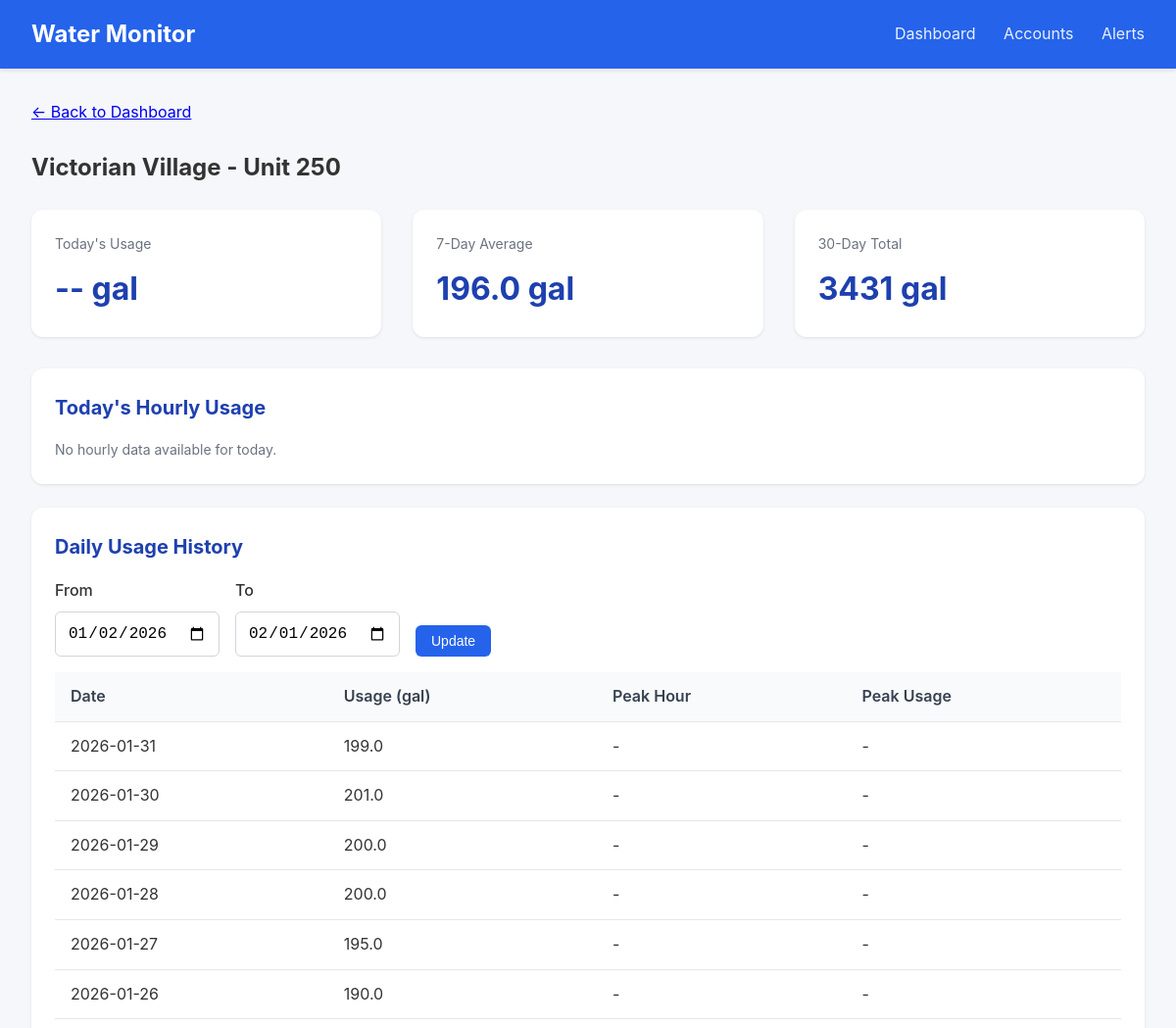
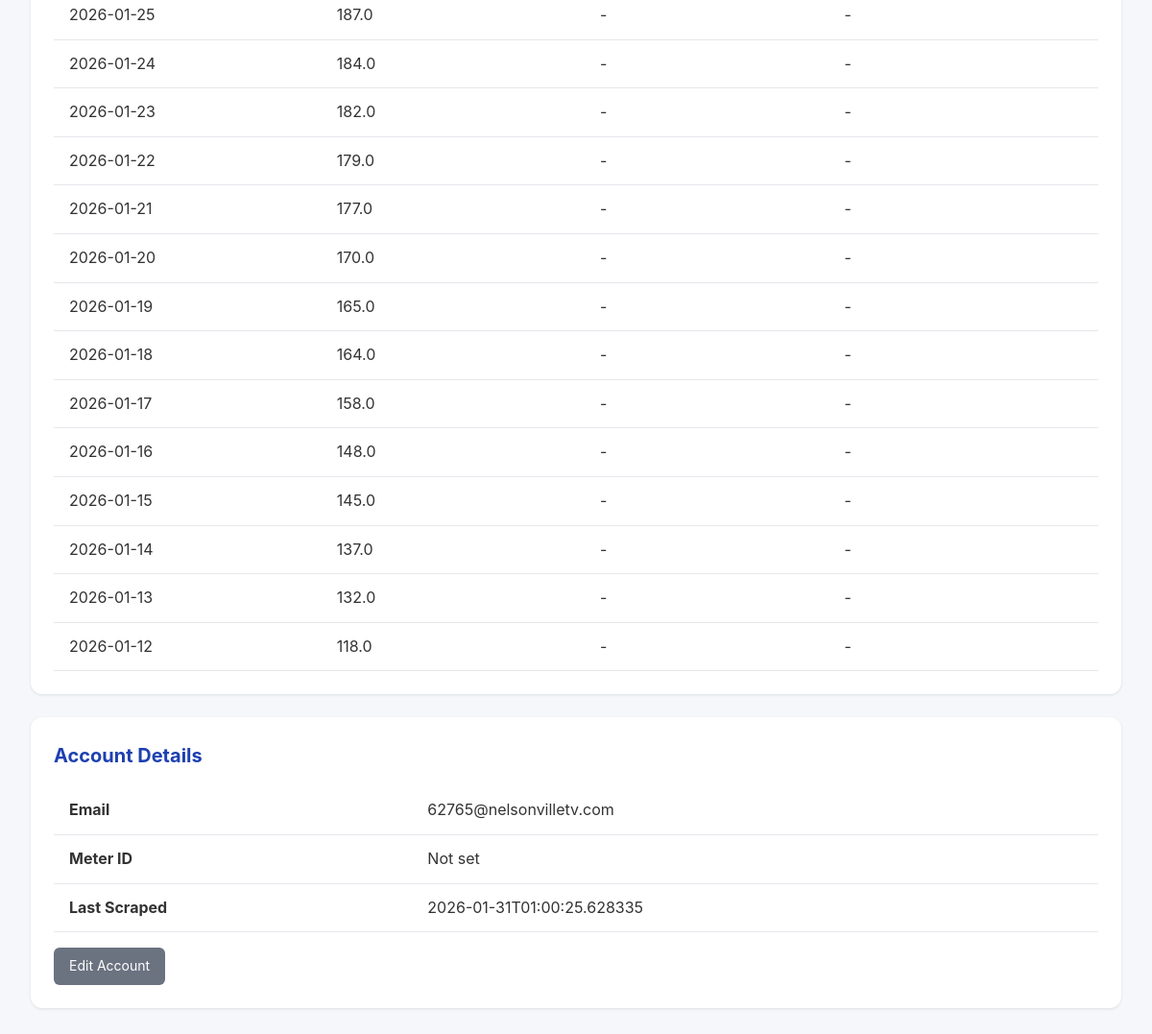
Page /meter/1 on the earlier database version (2 pictures, top to bottom).
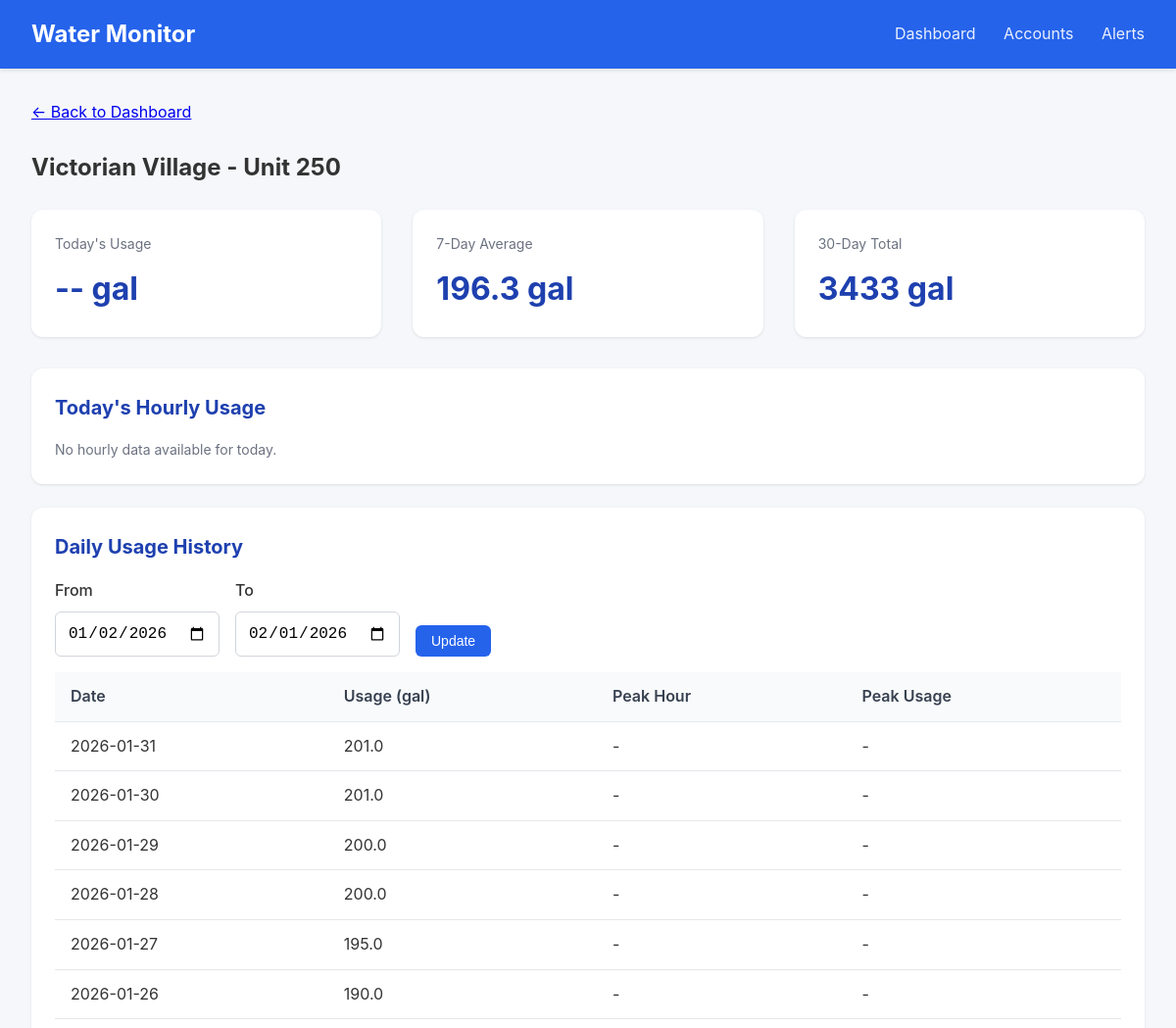
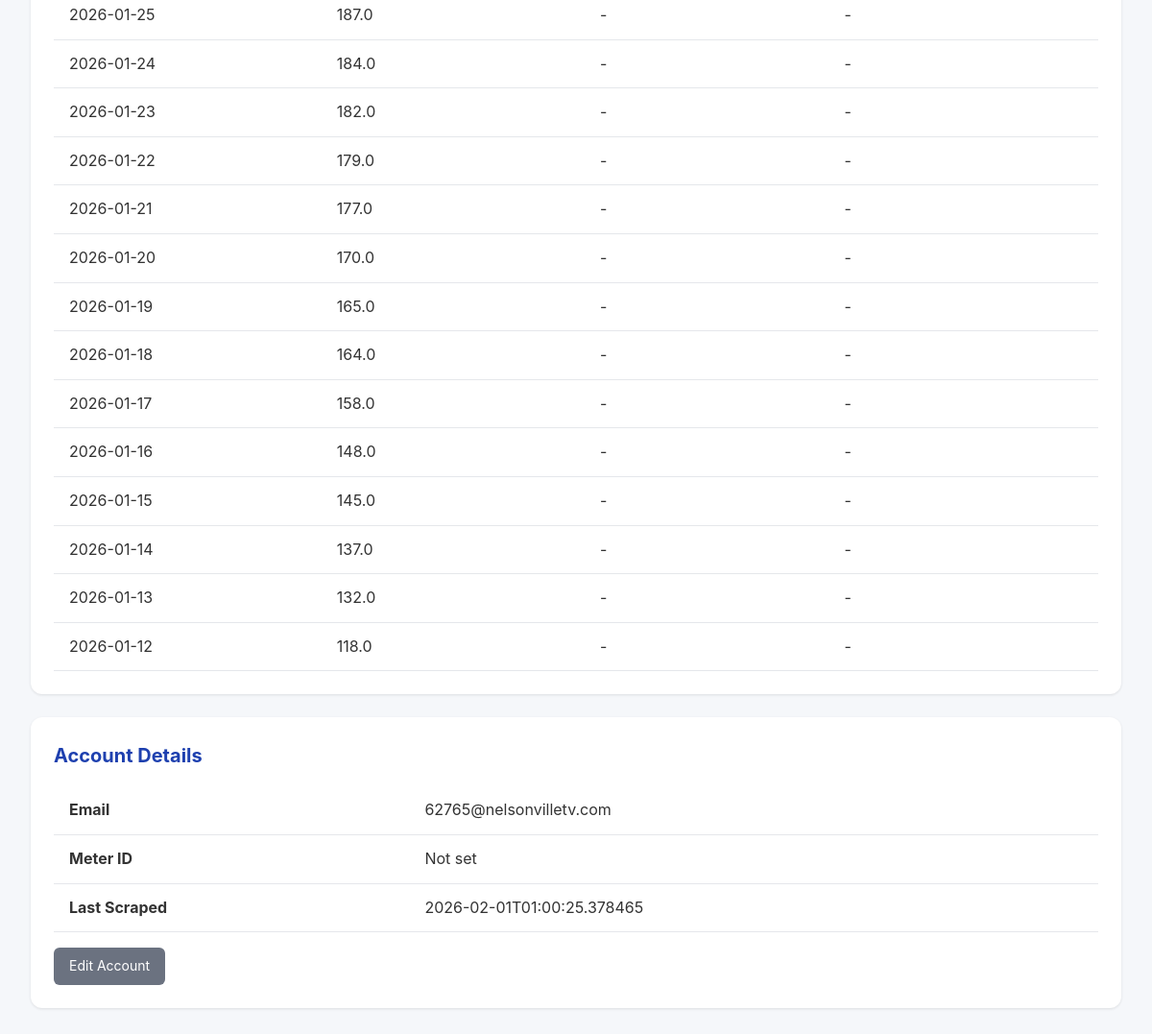
Same page on the later database version (2 pictures, top to bottom).
### tables this page shows
CREATE TABLE daily_summaries (
                id INTEGER PRIMARY KEY AUTOINCREMENT,
                account_id INTEGER NOT NULL,
                reading_date DATE NOT NULL,
                total_usage_gallons REAL,
                peak_hour INTEGER,
                peak_usage_gallons REAL,
                created_at TIMESTAMP DEFAULT CURRENT_TIMESTAMP,
                FOREIGN KEY (account_id) REFERENCES accounts(id),
                UNIQUE(account_id, reading_date)
            );

CREATE TABLE accounts (
                id INTEGER PRIMARY KEY AUTOINCREMENT,
                email TEXT UNIQUE NOT NULL,
                password_encrypted TEXT NOT NULL,
                meter_id TEXT,
                account_number TEXT,
                address TEXT,
                building_name TEXT,
                unit_number TEXT,
                is_active INTEGER DEFAULT 1,
                last_scraped TIMESTAMP,
                created_at TIMESTAMP DEFAULT CURRENT_TIMESTAMP
            , avg_12mo REAL, monthly_usage REAL, unit_count INTEGER DEFAULT 1, leak_alerts INTEGER DEFAULT 1, min_overage_pct INTEGER DEFAULT 10);

### app.py (the view)
@app.route('/meter/<int:account_id>')
def meter_detail(account_id):
    account = db.get_account(account_id)
    if not account:
        flash('Meter not found', 'error')
        return redirect(url_for('dashboard'))
    end_date = date.today()
    start_date = end_date - timedelta(days=30)
    if request.args.get('start_date'):
        start_date = datetime.strptime(request.args.get('start_date'), '%Y-%m-%d').date()
    if request.args.get('end_date'):
        end_date = datetime.strptime(request.args.get('end_date'), '%Y-%m-%d').date()
    daily_data = db.get_daily_summaries(account_id, start_date, end_date)
    hourly_data = db.get_hourly_readings(account_id, date.today())
    return render_template('meter_detail.html',
                           account=account,
                           daily_data=daily_data,
                           hourly_data=hourly_data,
                           start_date=start_date,
                           end_date=end_date)

### database.py (called while the page is built)
@contextmanager
def get_db():
    conn = sqlite3.connect(config.DATABASE_PATH)
    conn.row_factory = sqlite3.Row
    try:
        yield conn
        conn.commit()
    finally:
        conn.close()

def get_account(account_id: int) -> Optional[dict]:
    with get_db() as conn:
        cursor = conn.cursor()
        cursor.execute('SELECT * FROM accounts WHERE id = ?', (account_id,))
        row = cursor.fetchone()
        if row:
            return dict(row)
    return None

def get_hourly_readings(account_id: int, reading_date: date) -> list:
    with get_db() as conn:
        cursor = conn.cursor()
        cursor.execute('''
            SELECT * FROM hourly_readings
            WHERE account_id = ? AND reading_date = ?
            ORDER BY hour
        ''', (account_id, reading_date))
        return [dict(row) for row in cursor.fetchall()]

### templates/meter_detail.html (shortened to what the changed rows need)
{% extends "base.html" %}
{% block content %}
<div style="margin-bottom: 1.5rem;">
    <a href="{{ url_for('dashboard') }}">&larr; Back to Dashboard</a>
</div>
<h2 style="margin-bottom: 1.5rem;">
    {{ account.building_name or 'Unknown Building' }} - Unit {{ account.unit_number or 'N/A' }}
</h2>
<div class="stats">
    <div class="stat-card">
    </div>
    <div class="stat-card">
        <div class="label">7-Day Average</div>
        <div class="value">
            {% set week_total = daily_data[:7]|sum(attribute='total_usage_gallons') %}
            {{ "%.1f"|format(week_total / 7) if daily_data else '--' }} gal
        </div>
    </div>
    <div class="stat-card">
        <div class="label">30-Day Total</div>
        <div class="value">
            {% set month_total = daily_data|sum(attribute='total_usage_gallons') %}
            {{ "%.0f"|format(month_total) if daily_data else '--' }} gal
        </div>
    </div>
</div>
<div class="card">
    <h2>Today's Hourly Usage</h2>
    {% if hourly_data %}
    <div style="display: flex; align-items: flex-end; height: 200px; gap: 4px; padding: 1rem 0;">
        {% set max_hourly = hourly_data|map(attribute='usage_gallons')|max or 1 %}
        {% for hour in hourly_data %}
        <div style="flex: 1; display: flex; flex-direction: column; align-items: center;">
            <div style="background: #2563eb; width: 100%;
                        height: {{ (hour.usage_gallons or 0) / max_hourly * 150 }}px;
                        border-radius: 4px 4px 0 0;"></div>
            <div style="font-size: 0.7rem; color: #6b7280; margin-top: 4px;">{{ hour.hour }}</div>
        </div>
        {% endfor %}
    </div>
    <p class="text-muted">Hours (0-23)</p>
    {% else %}
    <p class="text-muted">No hourly data available for today.</p>
    {% endif %}
</div>
<div class="card">
    <h2>Daily Usage History</h2>
    <form method="GET" style="display: flex; gap: 1rem; margin-bottom: 1rem;">
    </form>
    {% if daily_data %}
    <table>
        <thead>
            <tr>
                <th>Date</th>
                <th>Usage (gal)</th>
                <th>Peak Hour</th>
                <th>Peak Usage</th>
            </tr>
        </thead>
        <tbody>
            {% for day in daily_data %}
            <tr>
                <td>{{ day.reading_date }}</td>
                <td>{{ "%.1f"|format(day.total_usage_gallons or 0) }}</td>
                <td>{{ day.peak_hour if day.peak_hour is not none else '-' }}{% if day.peak_hour is not none %}:00{% endif %}</td>
                <td>{{ "%.1f"|format(day.peak_usage_gallons or 0) if day.peak_usage_gallons else '-' }}</td>
            </tr>
            {% endfor %}
        </tbody>
    </table>
    {% else %}
    <p class="text-muted">No usage data available for this period.</p>
    {% endif %}
</div>
<div class="card">
    <h2>Account Details</h2>
    <table>
        <tr><td><strong>Email</strong></td><td>{{ account.email }}</td></tr>
        <tr><td><strong>Last Scraped</strong></td><td>{{ account.last_scraped or 'Never' }}</td></tr>
    </table>
    <div class="mt-4">
    </div>
</div>
{% endblock %}

Differences in the rows shown:
removed daily_summaries: reading_date "2026-01-31", total_usage_gallons "199.0", peak_hour "-", peak_usage_gallons "-"
changed accounts "Victorian Village": last_scraped "2026-01-31T01:00:25.628335" → "2026-02-01T01:00:25.378465"
added daily_summaries: reading_date "2026-01-31", total_usage_gallons "201.0", peak_hour "-", peak_usage_gallons "-"
Other differences:
{{ "%.1f"|format(week_total / 7) if daily_data else '--' }}: "196.0" → "196.3"
{{ "%.0f"|format(month_total) if daily_data else '--' }}: "3431" → "3433"
